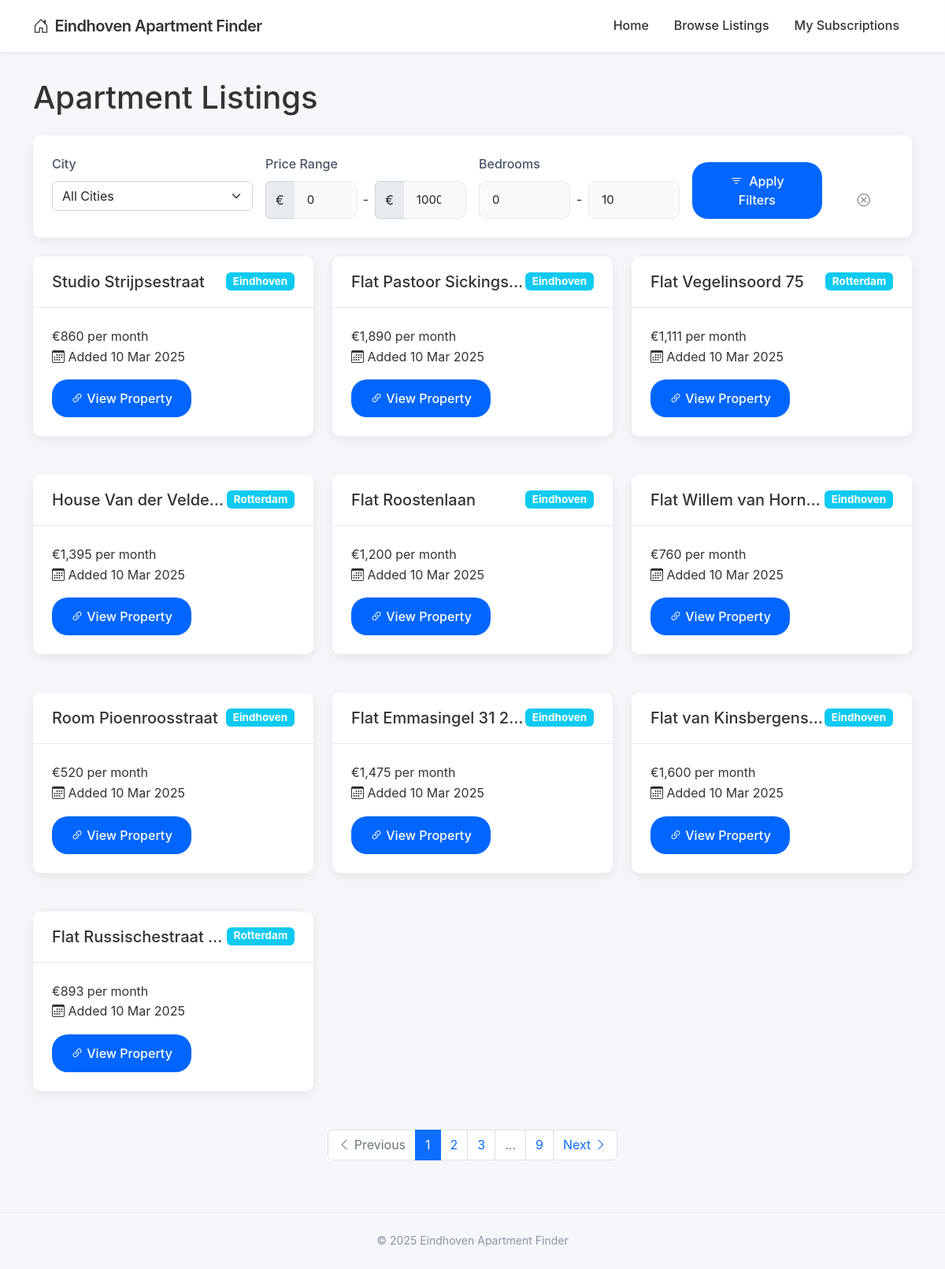
The page /browse_listings on the database its author committed.
### app/models.py (models this page shows, shortened)
class Listing(db.Model):
    id = db.Column(db.Integer, primary_key=True)
    title = db.Column(db.String(200), nullable=False)
    price = db.Column(db.Integer, nullable=False)
    price_text = db.Column(db.String(50), nullable=False)
    url = db.Column(db.String(500), nullable=False, unique=True)
    address = db.Column(db.String(200), nullable=True)
    bedrooms = db.Column(db.Integer, nullable=True)
    area = db.Column(db.Integer, nullable=True)
    specs = db.Column(db.Text, nullable=True)
    date_found = db.Column(db.DateTime, default=datetime.utcnow)
    notified = db.Column(db.Boolean, default=False)
    subscription_id = db.Column(db.Integer, db.ForeignKey('subscription.id'), nullable=True)
    city_id = db.Column(db.Integer, db.ForeignKey('city.id'), nullable=False)

class City(db.Model):
    id = db.Column(db.Integer, primary_key=True)
    name = db.Column(db.String(50), nullable=False, unique=True)
    url_name = db.Column(db.String(50), nullable=False, unique=True)  # For use in URLs
    base_url = db.Column(db.String(200), nullable=False)  # Base URL for scraping
    active = db.Column(db.Boolean, default=True)
    created_at = db.Column(db.DateTime, default=datetime.utcnow)
    subscriptions = db.relationship('Subscription', backref='city', lazy='dynamic')
    listings = db.relationship('Listing', backref='city', lazy='dynamic')

### app/routes.py (the view)
@main_bp.route('/browse_listings')
def browse_listings():
    page = request.args.get('page', 1, type=int)
    min_price = request.args.get('min_price', 0, type=int)
    max_price = request.args.get('max_price', 10000, type=int)
    min_bedrooms = request.args.get('min_bedrooms', 0, type=int)
    max_bedrooms = request.args.get('max_bedrooms', 10, type=int)
    query = Listing.query
    if min_price > 0:
        query = query.filter(Listing.price >= min_price)
    if max_price < 10000:
        query = query.filter(Listing.price <= max_price)
    if min_bedrooms > 0:
        query = query.filter(Listing.bedrooms >= min_bedrooms)
    if max_bedrooms < 10:
        query = query.filter(Listing.bedrooms <= max_bedrooms)
    listings = query.order_by(Listing.date_found.desc()).paginate(
        page=page, per_page=10, error_out=False)
    return render_template('listings.html', listings=listings,
                          min_price=min_price, max_price=max_price,
                          min_bedrooms=min_bedrooms, max_bedrooms=max_bedrooms)

### app/routes.py (called while the page is built)
@main_bp.before_request
def before_request():
    g.now = datetime.now()

### app/templates/listings.html (shortened to what this page needs)
{% extends "base.html" %}
{% block content %}
<div class="row">
    <div class="col-md-12">
        <h1 class="mb-4">Apartment Listings</h1>
        <div class="card mb-4">
            <div class="card-body">
                <form action="{{ url_for('main.browse_listings') }}" method="GET">
                    <div class="row g-3">
                        <div class="col-md-3">
                            <label class="form-label">City</label>
                            <select name="city_id" class="form-select">
                                <option value="">All Cities</option>
                            </select>
                        </div>
                        <div class="col-md-3">
                            <label class="form-label">Price Range</label>
                            <div class="d-flex align-items-center">
                                <div class="input-group">
                                    <span class="input-group-text">€</span>
                                    <input type="number" name="min_price" class="form-control" value="{{ min_price }}" placeholder="Min">
                                </div>
                                <span class="mx-2">-</span>
                                <div class="input-group">
                                    <span class="input-group-text">€</span>
                                    <input type="number" name="max_price" class="form-control" value="{{ max_price }}" placeholder="Max">
                                </div>
                            </div>
                        </div>
                        <div class="col-md-3">
                            <label class="form-label">Bedrooms</label>
                            <div class="d-flex align-items-center">
                                <input type="number" name="min_bedrooms" class="form-control" value="{{ min_bedrooms }}" placeholder="Min">
                                <span class="mx-2">-</span>
                                <input type="number" name="max_bedrooms" class="form-control" value="{{ max_bedrooms }}" placeholder="Max">
                            </div>
                        </div>
                        <div class="col-md-2 d-flex align-items-end">
                            <button type="submit" class="btn btn-primary w-100">
                                <i class="bi bi-filter me-1"></i> Apply Filters
                            </button>
                        </div>
                        <div class="col-md-1 d-flex align-items-end">
                            <a href="{{ url_for('main.browse_listings') }}" class="btn btn-outline-secondary w-100">
                                <i class="bi bi-x-circle"></i>
                            </a>
                        </div>
                    </div>
                </form>
            </div>
        </div>
        {% if listings.items %}
            <div class="row">
                {% for listing in listings.items %}
                    <div class="col-md-6 col-lg-4 mb-4">
                        <div class="card listing-card">
                            <div class="card-header">
                                <span class="badge bg-info float-end">{{ listing.city.name }}</span>
                                <h5 class="card-title mb-0 text-truncate">{{ listing.title }}</h5>
                            </div>
                            <div class="card-body">
                                <div class="listing-price">{{ listing.price_text }}</div>
                                <div class="listing-date">
                                    <i class="bi bi-calendar3"></i> Added {{ listing.date_found.strftime('%d %b %Y') }}
                                </div>
                                <a href="{{ listing.url }}" target="_blank" class="btn btn-primary mt-3">
                                    <i class="bi bi-link-45deg"></i> View Property
                                </a>
                            </div>
                        </div>
                    </div>
                {% endfor %}
            </div>
            <nav aria-label="Listings pagination">
                <ul class="pagination justify-content-center">
                    {% if listings.has_prev %}
                        <li class="page-item">
                            <a class="page-link" href="{{ url_for('main.browse_listings', page=listings.prev_num, min_price=min_price, max_price=max_price, min_bedrooms=min_bedrooms, max_bedrooms=max_bedrooms, city_id=city_id) }}">
                                <i class="bi bi-chevron-left"></i> Previous
                            </a>
                        </li>
                    {% else %}
                        <li class="page-item disabled">
                            <span class="page-link">
                                <i class="bi bi-chevron-left"></i> Previous
                            </span>
                        </li>
                    {% endif %}
                    {% for page_num in listings.iter_pages(left_edge=1, right_edge=1, left_current=1, right_current=2) %}
                        {% if page_num %}
                            {% if page_num == listings.page %}
                                <li class="page-item active">
                                    <span class="page-link">{{ page_num }}</span>
                                </li>
                            {% else %}
                                <li class="page-item">
                                    <a class="page-link" href="{{ url_for('main.browse_listings', page=page_num, min_price=min_price, max_price=max_price, min_bedrooms=min_bedrooms, max_bedrooms=max_bedrooms, city_id=city_id) }}">{{ page_num }}</a>
                                </li>
                            {% endif %}
                        {% else %}
                            <li class="page-item disabled">
                                <span class="page-link">...</span>
                            </li>
                        {% endif %}
                    {% endfor %}
                    {% if listings.has_next %}
                        <li class="page-item">
                            <a class="page-link" href="{{ url_for('main.browse_listings', page=listings.next_num, min_price=min_price, max_price=max_price, min_bedrooms=min_bedrooms, max_bedrooms=max_bedrooms, city_id=city_id) }}">
                                Next <i class="bi bi-chevron-right"></i>
                            </a>
                        </li>
                    {% else %}
                        <li class="page-item disabled">
                            <span class="page-link">
                                Next <i class="bi bi-chevron-right"></i>
                            </span>
                        </li>
                    {% endif %}
                </ul>
            </nav>
        {% else %}
            <div class="alert alert-info">
                <i class="bi bi-info-circle me-2"></i> No listings found matching your criteria.
            </div>
        {% endif %}
    </div>
</div>
{% endblock %}

### app/templates/base.html (shortened to what this page needs)
<!DOCTYPE html>
<html lang="en">
<head>
    <link rel="stylesheet" href="https://cdn.jsdelivr.net/npm/bootstrap@5.2.3/dist/css/bootstrap.min.css">
    <link rel="stylesheet" href="https://cdn.jsdelivr.net/npm/bootstrap-icons@1.8.0/font/bootstrap-icons.css">
    <link rel="stylesheet" href="{{ url_for('static', filename='css/main.css') }}">
</head>
<body>
    <nav class="navbar navbar-expand-lg navbar-dark fixed-top">
        <div class="container">
            <a class="navbar-brand" href="{{ url_for('main.index') }}">
                <i class="bi bi-house-door me-2"></i>Eindhoven Apartment Finder
            </a>
            <div class="collapse navbar-collapse" id="navbarNav">
                <ul class="navbar-nav ms-auto">
                    <li class="nav-item">
                        <a class="nav-link" href="{{ url_for('main.index') }}">Home</a>
                    </li>
                    <li class="nav-item">
                        <a class="nav-link" href="{{ url_for('main.browse_listings') }}">Browse Listings</a>
                    </li>
                    <li class="nav-item">
                        <a class="nav-link" href="{{ url_for('main.subscriptions') }}">My Subscriptions</a>
                    </li>
                </ul>
            </div>
        </div>
    </nav>
    <div class="container" style="margin-top: 100px; margin-bottom: 50px;">
        {% block content %}{% endblock %}
    </div>
    <footer class="text-center">
        <div class="container">
            <p class="mb-0">&copy; {{ g.now.year }} Eindhoven Apartment Finder</p>
        </div>
    </footer>
</body>
</html>

### app/static/css/main.css (style rules this page uses)
:root { --primary-color: #0066ff; --primary-hover: #0052cc; --background-color: #f5f7fa; --card-color: #ffffff; --text-color: #333333; --muted-color: #8a94a6; --border-color: #e5e9f2; --success-color: #00c853; --error-color: #ff3b30; --shadow-sm: 0 2px 5px rgba(0, 0, 0, 0.05); --shadow-md: 0 4px 15px rgba(0, 0, 0, 0.08); --radius-sm: 6px; --radius-md: 10px; --radius-lg: 20px; --transition: all 0.2s ease; }
body { font-family: -apple-system, BlinkMacSystemFont, 'Segoe UI', Roboto, Helvetica, Arial, sans-serif; background-color: var(--background-color); color: var(--text-color); line-height: 1.6; -webkit-font-smoothing: antialiased; }
.navbar { background-color: rgba(255, 255, 255, 0.9) !important; backdrop-filter: blur(10px); box-shadow: var(--shadow-sm); border-bottom: 1px solid var(--border-color); padding: 12px 0; }
.navbar-brand { font-weight: 600; letter-spacing: -0.5px; color: var(--text-color) !important; }
.navbar-dark .navbar-nav .nav-link { color: var(--text-color) !important; font-weight: 500; padding: 8px 16px; border-radius: var(--radius-sm); transition: var(--transition); }
.card { border: none; border-radius: var(--radius-md); box-shadow: var(--shadow-md); transition: var(--transition); margin-bottom: 25px; overflow: hidden; background-color: var(--card-color); }
.card-header { background-color: var(--card-color); border-bottom: 1px solid var(--border-color); padding: 20px 24px; font-weight: 600; font-size: 18px; }
.card-body { padding: 24px; }
.btn { border-radius: var(--radius-lg); padding: 12px 24px; font-weight: 500; transition: var(--transition); border: none; }
.btn-primary { background-color: var(--primary-color); color: white; }
.form-control { border-radius: var(--radius-md); border: 1px solid var(--border-color); padding: 12px 16px; font-size: 15px; transition: var(--transition); box-shadow: none; background-color: #f9fafc; }
.form-label { font-weight: 500; margin-bottom: 8px; color: #4a5568; }
footer { color: var(--muted-color); border-top: 1px solid var(--border-color); padding: 24px 0; font-size: 14px; }

### rows shown on the page
Listing: city.name "Eindhoven", title "Studio Strijpsestraat", price_text "€860 per month", date_found "10 Mar 2025"
Listing: city.name "Eindhoven", title "Flat Pastoor Sickings…", price_text "€1,890 per month", date_found "10 Mar 2025"
Listing: city.name "Rotterdam", title "Flat Vegelinsoord 75", price_text "€1,111 per month", date_found "10 Mar 2025"
Listing: city.name "Rotterdam", title "House Van der Velde…", price_text "€1,395 per month", date_found "10 Mar 2025"
Listing: city.name "Eindhoven", title "Flat Roostenlaan", price_text "€1,200 per month", date_found "10 Mar 2025"
Listing: city.name "Eindhoven", title "Flat Willem van Horn…", price_text "€760 per month", date_found "10 Mar 2025"
Listing: city.name "Eindhoven", title "Room Pioenroosstraat", price_text "€520 per month", date_found "10 Mar 2025"
Listing: city.name "Eindhoven", title "Flat Emmasingel 31 2…", price_text "€1,475 per month", date_found "10 Mar 2025"
Listing: city.name "Eindhoven", title "Flat van Kinsbergens…", price_text "€1,600 per month", date_found "10 Mar 2025"
Listing: city.name "Rotterdam", title "Flat Russischestraat…", price_text "€893 per month", date_found "10 Mar 2025"

### other values the page prints
{{ page_num }} "1"
{{ page_num }} "2" "3" "9"
{{ g.now.year }} "2025"
